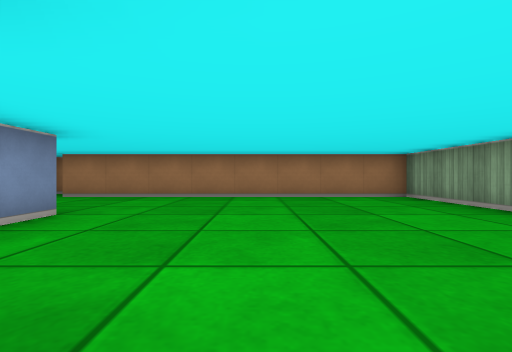
[1] (above)

12 first-person views from a walk through a cub3D ray-caster map. The camera is about half as high as the walls, looks level and sees 85° across. The floor is counted in squares. Each view is taken from the middle of a square. On the plan, view 1 faces up. The plan holds only what a view shows up to about 9 squares ahead; the rest is blank.

[2]
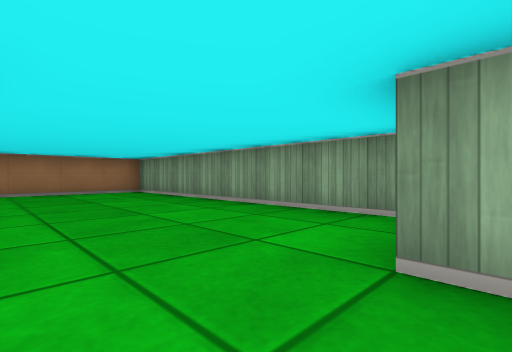

[3]
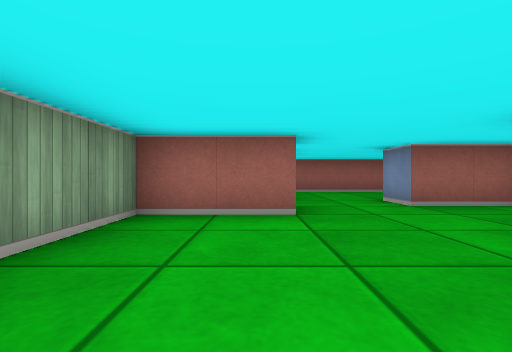

[4]
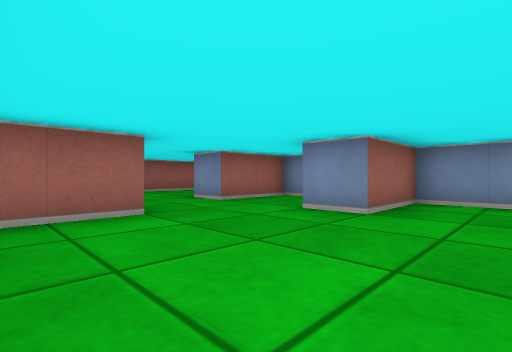

[5]
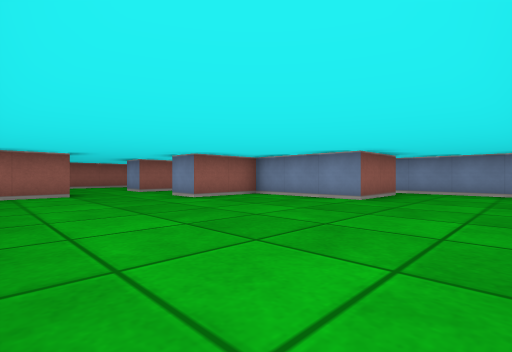

[6]
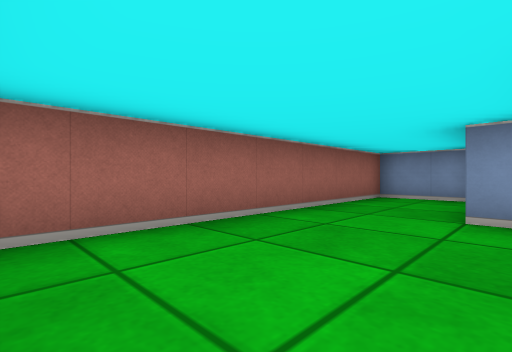

[7]
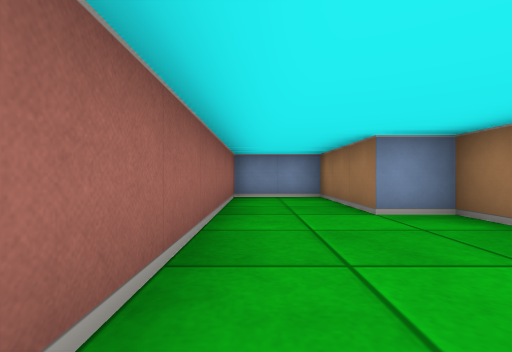

[8]
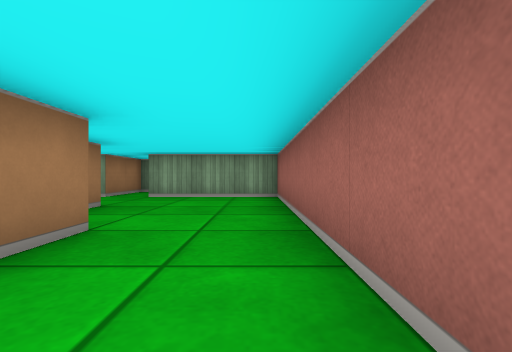

[9]
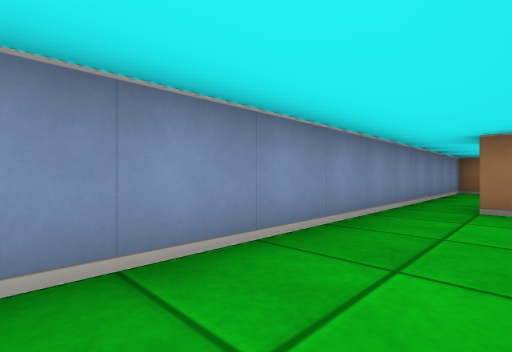

[10]
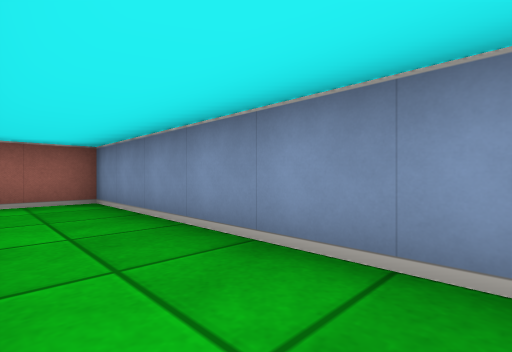

[11]
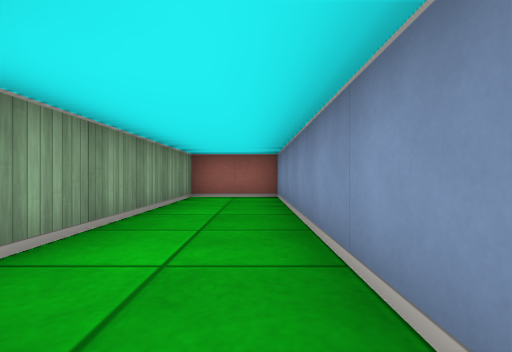

[12]
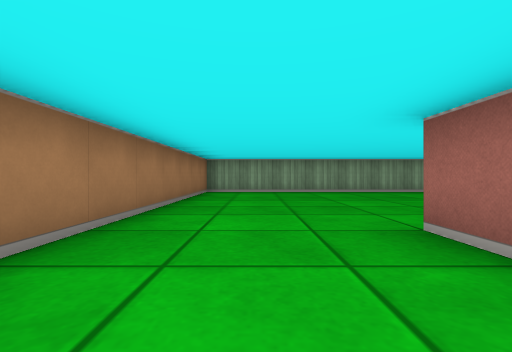

### Floor plan
Points are (right, up) in squares from view 1. A wall is a line through its corners. A room is listed if a view was taken in it or the views show most of it. See-through windows are left out.
Room 1 (views 1, 2, 3, 4, 5, 6, 7, 8, 12)
walls: (-2.5, -1.9) (-2.5, -2.5) (-0.5, -2.5) (-0.5, -3.5) (-2.5, -3.5) (-2.5, -4.5) (-5.5, -4.5) (-5.5, -6.5) (1.5, -6.5) (1.5, -3.5); (-4.5, 3.5) (-2.5, 3.5) (-2.5, 0.5) (-0.5, 0.5) (-0.5, -0.5); (2.5, -2.5) (1.5, -2.5) (1.5, -1.5) (3.5, -1.5) (3.5, 6.5) (-4.5, 6.5); (-5, 7.5) (-5.5, 7.5) (-5.5, 3.5)
ways out: opening at (-5, 3) to room 2; opening at (2, -3)
Room 2 (views 9, 10, 11)
walls: (-5.5, 3.5) (-5.5, -3.5) (-3.5, -3.5) (-3.5, 1.4)
ways out: opening at (-5, 3) to room 1

Where each view was taken, in squares from view 1:
view 1: 0 up, 0 right, facing up
view 2: 2 down, 0 right, facing up-right
view 3: 2 up, 2 right, facing down
view 4: 2 up, 3 right, facing down-left
view 5: 6 up, 3 right, facing down-left
view 6: 4 down, 1 right, facing down-left
view 7: 6 down, 1 right, facing left
view 8: 6 down, 5 left, facing right
view 9: 2 down, 4 left, facing up-left
view 10: 2 up, 4 left, facing down-left
view 11: 3 up, 5 left, facing down
view 12: 5 up, 5 left, facing right
